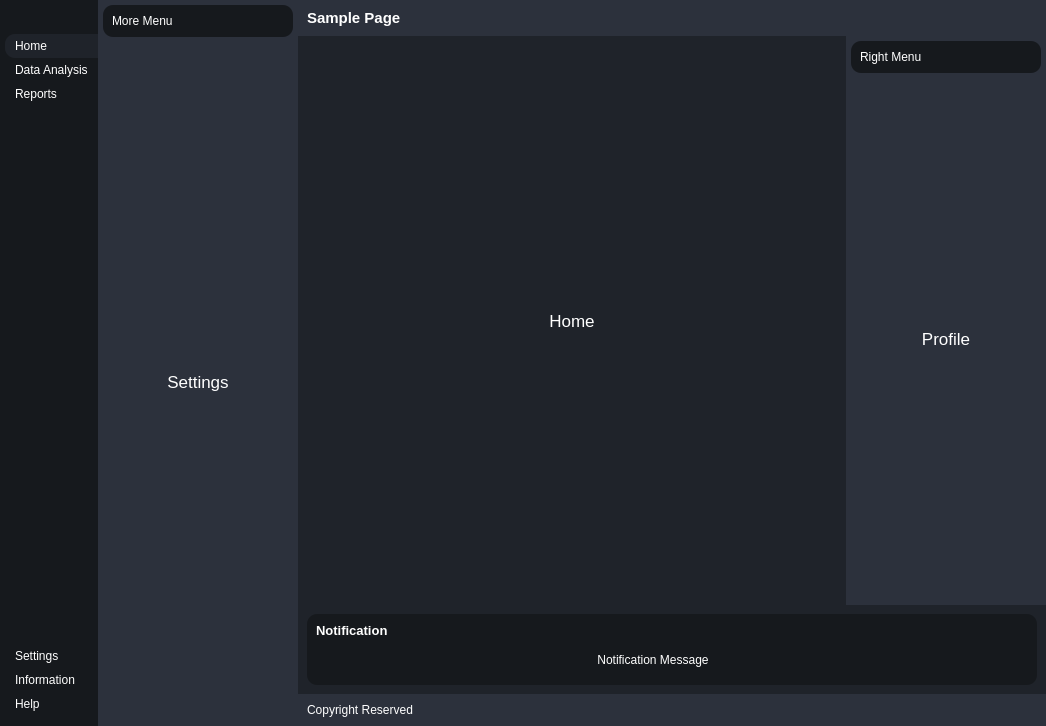
<?xml version="1.0" encoding="UTF-8"?>
<ui version="4.0">
 <class>MainWindow</class>
 <widget class="QMainWindow" name="MainWindow">
  <property name="geometry">
   <rect>
    <x>0</x>
    <y>0</y>
    <width>1046</width>
    <height>726</height>
   </rect>
  </property>
  <property name="minimumSize">
   <size>
    <width>200</width>
    <height>0</height>
   </size>
  </property>
  <property name="windowTitle">
   <string>MainWindow</string>
  </property>
  <property name="styleSheet">
   <string notr="true">*{
	border: none;
	background-color: transparent;
	background: transparent;
	padding: 0;
	margin: 0;
	color: #fff;
}

#centralwidget{
 	background-color: #1f232a;
}
#leftMenuSubContainer {
	background-color: #16191d;
}
#leftMenuSubContainer QPushButton {
	text-align: left;
	padding: 5px 10px;
	border-top-left-radius: 10px;
	border-bottom-left-radius: 10px;
}
#centerMenuSubContainer, #rightMenuSubContainer {
	background-color: #2c313c;
}
#frame_4, #frame_8, #popupNotificationSubContainer{
	background-color: #16191d;
	border-radius: 10px;
}
#headerContainer, #footerContainer{
	background-color: #2c313c;
}

</string>
  </property>
  <widget class="QWidget" name="centralwidget">
   <layout class="QHBoxLayout" name="horizontalLayout" stretch="0,0,0">
    <property name="spacing">
     <number>0</number>
    </property>
    <property name="leftMargin">
     <number>0</number>
    </property>
    <property name="topMargin">
     <number>0</number>
    </property>
    <property name="rightMargin">
     <number>0</number>
    </property>
    <property name="bottomMargin">
     <number>0</number>
    </property>
    <item alignment="Qt::AlignLeft">
     <widget class="QWidget" name="leftMenuContainer" native="true">
      <layout class="QVBoxLayout" name="verticalLayout_5">
       <property name="spacing">
        <number>0</number>
       </property>
       <property name="leftMargin">
        <number>0</number>
       </property>
       <property name="topMargin">
        <number>0</number>
       </property>
       <property name="rightMargin">
        <number>0</number>
       </property>
       <property name="bottomMargin">
        <number>0</number>
       </property>
       <item>
        <widget class="QWidget" name="leftMenuSubContainer" native="true">
         <property name="enabled">
          <bool>true</bool>
         </property>
         <layout class="QVBoxLayout" name="verticalLayout_4">
          <property name="spacing">
           <number>0</number>
          </property>
          <property name="leftMargin">
           <number>5</number>
          </property>
          <property name="topMargin">
           <number>0</number>
          </property>
          <property name="rightMargin">
           <number>0</number>
          </property>
          <property name="bottomMargin">
           <number>0</number>
          </property>
          <item>
           <widget class="QFrame" name="frame">
            <property name="frameShape">
             <enum>QFrame::StyledPanel</enum>
            </property>
            <property name="frameShadow">
             <enum>QFrame::Raised</enum>
            </property>
            <layout class="QHBoxLayout" name="horizontalLayout_2">
             <property name="spacing">
              <number>0</number>
             </property>
             <property name="leftMargin">
              <number>0</number>
             </property>
             <property name="topMargin">
              <number>0</number>
             </property>
             <property name="rightMargin">
              <number>0</number>
             </property>
             <property name="bottomMargin">
              <number>0</number>
             </property>
             <item>
              <widget class="QPushButton" name="menuBtn">
               <property name="toolTip">
                <string>Menu</string>
               </property>
               <property name="text">
                <string/>
               </property>
               <property name="icon">
                <iconset resource="resources.qrc">
                 <normaloff>:/icons/icons/align-justify.svg</normaloff>:/icons/icons/align-justify.svg</iconset>
               </property>
               <property name="iconSize">
                <size>
                 <width>24</width>
                 <height>24</height>
                </size>
               </property>
               <property name="autoDefault">
                <bool>false</bool>
               </property>
              </widget>
             </item>
            </layout>
           </widget>
          </item>
          <item alignment="Qt::AlignTop">
           <widget class="QFrame" name="frame_2">
            <property name="sizePolicy">
             <sizepolicy hsizetype="Preferred" vsizetype="Preferred">
              <horstretch>0</horstretch>
              <verstretch>0</verstretch>
             </sizepolicy>
            </property>
            <property name="frameShape">
             <enum>QFrame::StyledPanel</enum>
            </property>
            <property name="frameShadow">
             <enum>QFrame::Raised</enum>
            </property>
            <layout class="QVBoxLayout" name="verticalLayout_2" stretch="0,0,0">
             <property name="spacing">
              <number>0</number>
             </property>
             <property name="leftMargin">
              <number>0</number>
             </property>
             <property name="topMargin">
              <number>10</number>
             </property>
             <property name="rightMargin">
              <number>0</number>
             </property>
             <property name="bottomMargin">
              <number>10</number>
             </property>
             <item>
              <widget class="QPushButton" name="HomeBtn">
               <property name="toolTip">
                <string>Home</string>
               </property>
               <property name="styleSheet">
                <string notr="true">background-color: #1f232a;
</string>
               </property>
               <property name="text">
                <string>Home</string>
               </property>
               <property name="icon">
                <iconset resource="resources.qrc">
                 <normaloff>:/icons/icons/home.svg</normaloff>:/icons/icons/home.svg</iconset>
               </property>
               <property name="iconSize">
                <size>
                 <width>24</width>
                 <height>24</height>
                </size>
               </property>
              </widget>
             </item>
             <item>
              <widget class="QPushButton" name="DataBtn">
               <property name="toolTip">
                <string>Data Analysis</string>
               </property>
               <property name="text">
                <string>Data Analysis</string>
               </property>
               <property name="icon">
                <iconset resource="resources.qrc">
                 <normaloff>:/icons/icons/airplay.svg</normaloff>:/icons/icons/airplay.svg</iconset>
               </property>
               <property name="iconSize">
                <size>
                 <width>24</width>
                 <height>24</height>
                </size>
               </property>
              </widget>
             </item>
             <item>
              <widget class="QPushButton" name="ReportBtn">
               <property name="toolTip">
                <string>View Reports</string>
               </property>
               <property name="text">
                <string>Reports</string>
               </property>
               <property name="icon">
                <iconset resource="resources.qrc">
                 <normaloff>:/icons/icons/printer.svg</normaloff>:/icons/icons/printer.svg</iconset>
               </property>
               <property name="iconSize">
                <size>
                 <width>24</width>
                 <height>24</height>
                </size>
               </property>
              </widget>
             </item>
            </layout>
           </widget>
          </item>
          <item>
           <spacer name="verticalSpacer">
            <property name="orientation">
             <enum>Qt::Vertical</enum>
            </property>
            <property name="sizeHint" stdset="0">
             <size>
              <width>20</width>
              <height>40</height>
             </size>
            </property>
           </spacer>
          </item>
          <item>
           <widget class="QFrame" name="frame_3">
            <property name="frameShape">
             <enum>QFrame::StyledPanel</enum>
            </property>
            <property name="frameShadow">
             <enum>QFrame::Raised</enum>
            </property>
            <layout class="QVBoxLayout" name="verticalLayout">
             <property name="spacing">
              <number>0</number>
             </property>
             <property name="leftMargin">
              <number>0</number>
             </property>
             <property name="topMargin">
              <number>10</number>
             </property>
             <property name="rightMargin">
              <number>0</number>
             </property>
             <property name="bottomMargin">
              <number>10</number>
             </property>
             <item>
              <widget class="QPushButton" name="SettingsBtn">
               <property name="toolTip">
                <string>Go to Settings</string>
               </property>
               <property name="text">
                <string>Settings</string>
               </property>
               <property name="icon">
                <iconset resource="resources.qrc">
                 <normaloff>:/icons/icons/settings.svg</normaloff>:/icons/icons/settings.svg</iconset>
               </property>
               <property name="iconSize">
                <size>
                 <width>24</width>
                 <height>24</height>
                </size>
               </property>
              </widget>
             </item>
             <item>
              <widget class="QPushButton" name="InformationBtn">
               <property name="toolTip">
                <string>Information about the app</string>
               </property>
               <property name="text">
                <string>Information</string>
               </property>
               <property name="icon">
                <iconset resource="resources.qrc">
                 <normaloff>:/icons/icons/info.svg</normaloff>:/icons/icons/info.svg</iconset>
               </property>
               <property name="iconSize">
                <size>
                 <width>24</width>
                 <height>24</height>
                </size>
               </property>
              </widget>
             </item>
             <item>
              <widget class="QPushButton" name="HelpBtn">
               <property name="toolTip">
                <string>Get more Help</string>
               </property>
               <property name="text">
                <string>Help</string>
               </property>
               <property name="icon">
                <iconset resource="resources.qrc">
                 <normaloff>:/icons/icons/help-circle.svg</normaloff>:/icons/icons/help-circle.svg</iconset>
               </property>
               <property name="iconSize">
                <size>
                 <width>24</width>
                 <height>24</height>
                </size>
               </property>
              </widget>
             </item>
            </layout>
           </widget>
          </item>
         </layout>
        </widget>
       </item>
      </layout>
     </widget>
    </item>
    <item>
     <widget class="QWidget" name="centerMenuContainer" native="true">
      <property name="minimumSize">
       <size>
        <width>200</width>
        <height>0</height>
       </size>
      </property>
      <layout class="QVBoxLayout" name="verticalLayout_3">
       <property name="leftMargin">
        <number>0</number>
       </property>
       <property name="topMargin">
        <number>0</number>
       </property>
       <property name="rightMargin">
        <number>0</number>
       </property>
       <property name="bottomMargin">
        <number>0</number>
       </property>
       <item alignment="Qt::AlignLeft">
        <widget class="QWidget" name="centerMenuSubContainer" native="true">
         <property name="minimumSize">
          <size>
           <width>200</width>
           <height>0</height>
          </size>
         </property>
         <layout class="QVBoxLayout" name="verticalLayout_6">
          <property name="spacing">
           <number>5</number>
          </property>
          <property name="leftMargin">
           <number>5</number>
          </property>
          <property name="topMargin">
           <number>5</number>
          </property>
          <property name="rightMargin">
           <number>5</number>
          </property>
          <property name="bottomMargin">
           <number>5</number>
          </property>
          <item alignment="Qt::AlignTop">
           <widget class="QFrame" name="frame_4">
            <property name="frameShape">
             <enum>QFrame::StyledPanel</enum>
            </property>
            <property name="frameShadow">
             <enum>QFrame::Raised</enum>
            </property>
            <layout class="QHBoxLayout" name="horizontalLayout_3">
             <item>
              <widget class="QLabel" name="label">
               <property name="text">
                <string>More Menu</string>
               </property>
              </widget>
             </item>
             <item alignment="Qt::AlignRight">
              <widget class="QPushButton" name="pushButton">
               <property name="toolTip">
                <string>Close Menu</string>
               </property>
               <property name="text">
                <string/>
               </property>
               <property name="icon">
                <iconset resource="resources.qrc">
                 <normaloff>:/icons/icons/x-circle.svg</normaloff>:/icons/icons/x-circle.svg</iconset>
               </property>
               <property name="iconSize">
                <size>
                 <width>24</width>
                 <height>24</height>
                </size>
               </property>
              </widget>
             </item>
            </layout>
           </widget>
          </item>
          <item>
           <widget class="QStackedWidget" name="stackedWidget">
            <property name="currentIndex">
             <number>0</number>
            </property>
            <widget class="QWidget" name="page_3">
             <layout class="QVBoxLayout" name="verticalLayout_7">
              <item>
               <widget class="QLabel" name="label_2">
                <property name="font">
                 <font>
                  <pointsize>13</pointsize>
                  <weight>50</weight>
                  <bold>false</bold>
                 </font>
                </property>
                <property name="text">
                 <string>Settings</string>
                </property>
                <property name="alignment">
                 <set>Qt::AlignCenter</set>
                </property>
               </widget>
              </item>
             </layout>
            </widget>
            <widget class="QWidget" name="page_4">
             <layout class="QVBoxLayout" name="verticalLayout_8">
              <item>
               <widget class="QLabel" name="label_3">
                <property name="text">
                 <string>Information</string>
                </property>
               </widget>
              </item>
             </layout>
            </widget>
            <widget class="QWidget" name="page_5">
             <layout class="QVBoxLayout" name="verticalLayout_9">
              <item>
               <widget class="QLabel" name="label_4">
                <property name="text">
                 <string>Help</string>
                </property>
               </widget>
              </item>
             </layout>
            </widget>
           </widget>
          </item>
         </layout>
        </widget>
       </item>
      </layout>
     </widget>
    </item>
    <item>
     <widget class="QWidget" name="mainBodyContainer" native="true">
      <property name="sizePolicy">
       <sizepolicy hsizetype="Expanding" vsizetype="Preferred">
        <horstretch>0</horstretch>
        <verstretch>0</verstretch>
       </sizepolicy>
      </property>
      <property name="minimumSize">
       <size>
        <width>200</width>
        <height>0</height>
       </size>
      </property>
      <property name="styleSheet">
       <string notr="true"/>
      </property>
      <layout class="QVBoxLayout" name="verticalLayout_10">
       <property name="spacing">
        <number>0</number>
       </property>
       <property name="leftMargin">
        <number>0</number>
       </property>
       <property name="topMargin">
        <number>0</number>
       </property>
       <property name="rightMargin">
        <number>0</number>
       </property>
       <property name="bottomMargin">
        <number>0</number>
       </property>
       <item alignment="Qt::AlignTop">
        <widget class="QWidget" name="headerContainer" native="true">
         <layout class="QHBoxLayout" name="horizontalLayout_5">
          <property name="spacing">
           <number>0</number>
          </property>
          <property name="leftMargin">
           <number>0</number>
          </property>
          <property name="topMargin">
           <number>0</number>
          </property>
          <property name="rightMargin">
           <number>0</number>
          </property>
          <property name="bottomMargin">
           <number>0</number>
          </property>
          <item alignment="Qt::AlignLeft">
           <widget class="QFrame" name="frame_5">
            <property name="frameShape">
             <enum>QFrame::StyledPanel</enum>
            </property>
            <property name="frameShadow">
             <enum>QFrame::Raised</enum>
            </property>
            <layout class="QHBoxLayout" name="horizontalLayout_6">
             <item>
              <widget class="QLabel" name="label_5">
               <property name="font">
                <font>
                 <pointsize>11</pointsize>
                 <weight>75</weight>
                 <bold>true</bold>
                </font>
               </property>
               <property name="text">
                <string>Sample Page</string>
               </property>
              </widget>
             </item>
            </layout>
           </widget>
          </item>
          <item alignment="Qt::AlignHCenter">
           <widget class="QFrame" name="frame_6">
            <property name="frameShape">
             <enum>QFrame::StyledPanel</enum>
            </property>
            <property name="frameShadow">
             <enum>QFrame::Raised</enum>
            </property>
            <layout class="QHBoxLayout" name="horizontalLayout_7">
             <item>
              <widget class="QPushButton" name="pushButton_6">
               <property name="toolTip">
                <string>More</string>
               </property>
               <property name="text">
                <string/>
               </property>
               <property name="icon">
                <iconset resource="resources.qrc">
                 <normaloff>:/icons/icons/more-horizontal.svg</normaloff>:/icons/icons/more-horizontal.svg</iconset>
               </property>
              </widget>
             </item>
             <item>
              <widget class="QPushButton" name="pushButton_5">
               <property name="toolTip">
                <string>Profile</string>
               </property>
               <property name="text">
                <string/>
               </property>
               <property name="icon">
                <iconset resource="resources.qrc">
                 <normaloff>:/icons/icons/user.svg</normaloff>:/icons/icons/user.svg</iconset>
               </property>
              </widget>
             </item>
            </layout>
           </widget>
          </item>
          <item alignment="Qt::AlignRight">
           <widget class="QFrame" name="frame_7">
            <property name="frameShape">
             <enum>QFrame::StyledPanel</enum>
            </property>
            <property name="frameShadow">
             <enum>QFrame::Raised</enum>
            </property>
            <layout class="QHBoxLayout" name="horizontalLayout_4">
             <item>
              <widget class="QPushButton" name="pushButton_2">
               <property name="toolTip">
                <string>Minimize Window</string>
               </property>
               <property name="text">
                <string/>
               </property>
               <property name="icon">
                <iconset resource="resources.qrc">
                 <normaloff>:/icons/icons/minus.svg</normaloff>:/icons/icons/minus.svg</iconset>
               </property>
              </widget>
             </item>
             <item>
              <widget class="QPushButton" name="pushButton_4">
               <property name="toolTip">
                <string>Restore window</string>
               </property>
               <property name="text">
                <string/>
               </property>
               <property name="icon">
                <iconset resource="resources.qrc">
                 <normaloff>:/icons/icons/square.svg</normaloff>:/icons/icons/square.svg</iconset>
               </property>
              </widget>
             </item>
             <item>
              <widget class="QPushButton" name="pushButton_3">
               <property name="toolTip">
                <string>Close Window</string>
               </property>
               <property name="text">
                <string/>
               </property>
               <property name="icon">
                <iconset resource="resources.qrc">
                 <normaloff>:/icons/icons/x.svg</normaloff>:/icons/icons/x.svg</iconset>
               </property>
              </widget>
             </item>
            </layout>
           </widget>
          </item>
         </layout>
        </widget>
       </item>
       <item>
        <widget class="QWidget" name="mainBodyContent" native="true">
         <property name="sizePolicy">
          <sizepolicy hsizetype="Preferred" vsizetype="Expanding">
           <horstretch>0</horstretch>
           <verstretch>0</verstretch>
          </sizepolicy>
         </property>
         <layout class="QHBoxLayout" name="horizontalLayout_8">
          <property name="spacing">
           <number>0</number>
          </property>
          <property name="leftMargin">
           <number>0</number>
          </property>
          <property name="topMargin">
           <number>0</number>
          </property>
          <property name="rightMargin">
           <number>0</number>
          </property>
          <property name="bottomMargin">
           <number>0</number>
          </property>
          <item>
           <widget class="QWidget" name="mainContaintsContainer" native="true">
            <layout class="QVBoxLayout" name="verticalLayout_15">
             <item>
              <widget class="QStackedWidget" name="stackedWidget_3">
               <property name="currentIndex">
                <number>0</number>
               </property>
               <widget class="QWidget" name="page_6">
                <layout class="QVBoxLayout" name="verticalLayout_16">
                 <item>
                  <widget class="QLabel" name="label_9">
                   <property name="font">
                    <font>
                     <pointsize>13</pointsize>
                     <weight>50</weight>
                     <bold>false</bold>
                    </font>
                   </property>
                   <property name="text">
                    <string>Home</string>
                   </property>
                   <property name="alignment">
                    <set>Qt::AlignCenter</set>
                   </property>
                  </widget>
                 </item>
                </layout>
               </widget>
               <widget class="QWidget" name="page_7">
                <layout class="QVBoxLayout" name="verticalLayout_17">
                 <item>
                  <widget class="QLabel" name="label_10">
                   <property name="font">
                    <font>
                     <pointsize>13</pointsize>
                     <weight>50</weight>
                     <bold>false</bold>
                    </font>
                   </property>
                   <property name="text">
                    <string>DataAnalysis</string>
                   </property>
                   <property name="alignment">
                    <set>Qt::AlignCenter</set>
                   </property>
                  </widget>
                 </item>
                </layout>
               </widget>
               <widget class="QWidget" name="page_8">
                <layout class="QVBoxLayout" name="verticalLayout_18">
                 <item>
                  <widget class="QLabel" name="label_11">
                   <property name="font">
                    <font>
                     <pointsize>13</pointsize>
                     <weight>50</weight>
                     <bold>false</bold>
                    </font>
                   </property>
                   <property name="text">
                    <string>Reports</string>
                   </property>
                   <property name="alignment">
                    <set>Qt::AlignCenter</set>
                   </property>
                  </widget>
                 </item>
                </layout>
               </widget>
              </widget>
             </item>
            </layout>
           </widget>
          </item>
          <item alignment="Qt::AlignRight">
           <widget class="QWidget" name="rightMenuContainer" native="true">
            <property name="minimumSize">
             <size>
              <width>200</width>
              <height>0</height>
             </size>
            </property>
            <layout class="QVBoxLayout" name="verticalLayout_11">
             <property name="spacing">
              <number>0</number>
             </property>
             <property name="leftMargin">
              <number>0</number>
             </property>
             <property name="topMargin">
              <number>0</number>
             </property>
             <property name="rightMargin">
              <number>0</number>
             </property>
             <property name="bottomMargin">
              <number>0</number>
             </property>
             <item>
              <widget class="QWidget" name="rightMenuSubContainer" native="true">
               <property name="minimumSize">
                <size>
                 <width>200</width>
                 <height>0</height>
                </size>
               </property>
               <layout class="QVBoxLayout" name="verticalLayout_12">
                <property name="spacing">
                 <number>5</number>
                </property>
                <property name="leftMargin">
                 <number>5</number>
                </property>
                <property name="topMargin">
                 <number>5</number>
                </property>
                <property name="rightMargin">
                 <number>5</number>
                </property>
                <property name="bottomMargin">
                 <number>5</number>
                </property>
                <item>
                 <widget class="QFrame" name="frame_8">
                  <property name="frameShape">
                   <enum>QFrame::StyledPanel</enum>
                  </property>
                  <property name="frameShadow">
                   <enum>QFrame::Raised</enum>
                  </property>
                  <layout class="QHBoxLayout" name="horizontalLayout_9">
                   <item>
                    <widget class="QLabel" name="label_6">
                     <property name="text">
                      <string>Right Menu</string>
                     </property>
                    </widget>
                   </item>
                   <item alignment="Qt::AlignRight">
                    <widget class="QPushButton" name="pushButton_7">
                     <property name="text">
                      <string/>
                     </property>
                     <property name="icon">
                      <iconset resource="resources.qrc">
                       <normaloff>:/icons/icons/x-circle.svg</normaloff>:/icons/icons/x-circle.svg</iconset>
                     </property>
                     <property name="iconSize">
                      <size>
                       <width>24</width>
                       <height>24</height>
                      </size>
                     </property>
                    </widget>
                   </item>
                  </layout>
                 </widget>
                </item>
                <item>
                 <widget class="QStackedWidget" name="stackedWidget_2">
                  <property name="currentIndex">
                   <number>0</number>
                  </property>
                  <widget class="QWidget" name="page">
                   <layout class="QVBoxLayout" name="verticalLayout_13">
                    <item>
                     <widget class="QLabel" name="label_7">
                      <property name="font">
                       <font>
                        <pointsize>13</pointsize>
                        <weight>50</weight>
                        <bold>false</bold>
                       </font>
                      </property>
                      <property name="text">
                       <string>Profile</string>
                      </property>
                      <property name="alignment">
                       <set>Qt::AlignCenter</set>
                      </property>
                     </widget>
                    </item>
                   </layout>
                  </widget>
                  <widget class="QWidget" name="page_2">
                   <layout class="QVBoxLayout" name="verticalLayout_14">
                    <item>
                     <widget class="QLabel" name="label_8">
                      <property name="font">
                       <font>
                        <pointsize>13</pointsize>
                        <weight>50</weight>
                        <bold>false</bold>
                       </font>
                      </property>
                      <property name="text">
                       <string>More...</string>
                      </property>
                      <property name="alignment">
                       <set>Qt::AlignCenter</set>
                      </property>
                     </widget>
                    </item>
                   </layout>
                  </widget>
                 </widget>
                </item>
               </layout>
              </widget>
             </item>
            </layout>
           </widget>
          </item>
         </layout>
        </widget>
       </item>
       <item>
        <widget class="QWidget" name="popupNotificationContainer" native="true">
         <layout class="QVBoxLayout" name="verticalLayout_19">
          <item>
           <widget class="QWidget" name="popupNotificationSubContainer" native="true">
            <layout class="QVBoxLayout" name="verticalLayout_20">
             <item>
              <widget class="QLabel" name="label_13">
               <property name="font">
                <font>
                 <pointsize>10</pointsize>
                 <weight>75</weight>
                 <bold>true</bold>
                </font>
               </property>
               <property name="text">
                <string>Notification</string>
               </property>
              </widget>
             </item>
             <item>
              <widget class="QFrame" name="frame_9">
               <property name="frameShape">
                <enum>QFrame::StyledPanel</enum>
               </property>
               <property name="frameShadow">
                <enum>QFrame::Raised</enum>
               </property>
               <layout class="QHBoxLayout" name="horizontalLayout_10">
                <item>
                 <widget class="QLabel" name="label_12">
                  <property name="sizePolicy">
                   <sizepolicy hsizetype="Expanding" vsizetype="Preferred">
                    <horstretch>0</horstretch>
                    <verstretch>0</verstretch>
                   </sizepolicy>
                  </property>
                  <property name="text">
                   <string>Notification Message</string>
                  </property>
                  <property name="alignment">
                   <set>Qt::AlignCenter</set>
                  </property>
                 </widget>
                </item>
                <item alignment="Qt::AlignRight">
                 <widget class="QPushButton" name="pushButton_8">
                  <property name="toolTip">
                   <string>Close Notification</string>
                  </property>
                  <property name="text">
                   <string/>
                  </property>
                  <property name="icon">
                   <iconset resource="resources.qrc">
                    <normaloff>:/icons/icons/x-circle.svg</normaloff>:/icons/icons/x-circle.svg</iconset>
                  </property>
                  <property name="iconSize">
                   <size>
                    <width>24</width>
                    <height>24</height>
                   </size>
                  </property>
                 </widget>
                </item>
               </layout>
              </widget>
             </item>
            </layout>
           </widget>
          </item>
         </layout>
        </widget>
       </item>
       <item>
        <widget class="QWidget" name="footerContainer" native="true">
         <layout class="QHBoxLayout" name="horizontalLayout_11">
          <property name="spacing">
           <number>0</number>
          </property>
          <property name="leftMargin">
           <number>0</number>
          </property>
          <property name="topMargin">
           <number>0</number>
          </property>
          <property name="rightMargin">
           <number>0</number>
          </property>
          <property name="bottomMargin">
           <number>0</number>
          </property>
          <item>
           <widget class="QFrame" name="frame_10">
            <property name="frameShape">
             <enum>QFrame::StyledPanel</enum>
            </property>
            <property name="frameShadow">
             <enum>QFrame::Raised</enum>
            </property>
            <layout class="QHBoxLayout" name="horizontalLayout_12">
             <item>
              <widget class="QLabel" name="label_14">
               <property name="text">
                <string>Copyright Reserved</string>
               </property>
              </widget>
             </item>
            </layout>
           </widget>
          </item>
          <item>
           <widget class="QFrame" name="sizeGrip">
            <property name="frameShape">
             <enum>QFrame::StyledPanel</enum>
            </property>
            <property name="frameShadow">
             <enum>QFrame::Raised</enum>
            </property>
           </widget>
          </item>
         </layout>
        </widget>
       </item>
      </layout>
     </widget>
    </item>
   </layout>
  </widget>
 </widget>
 <resources>
  <include location="resources.qrc"/>
 </resources>
 <connections/>
</ui>
